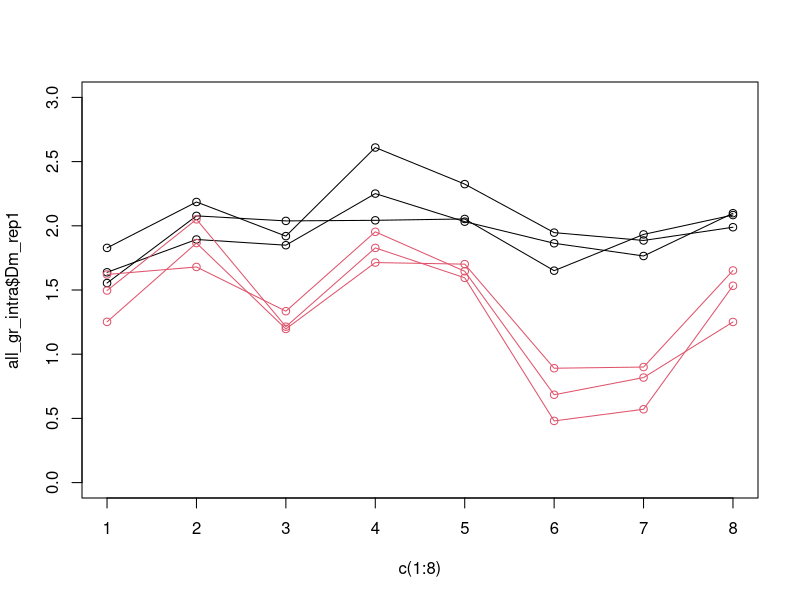
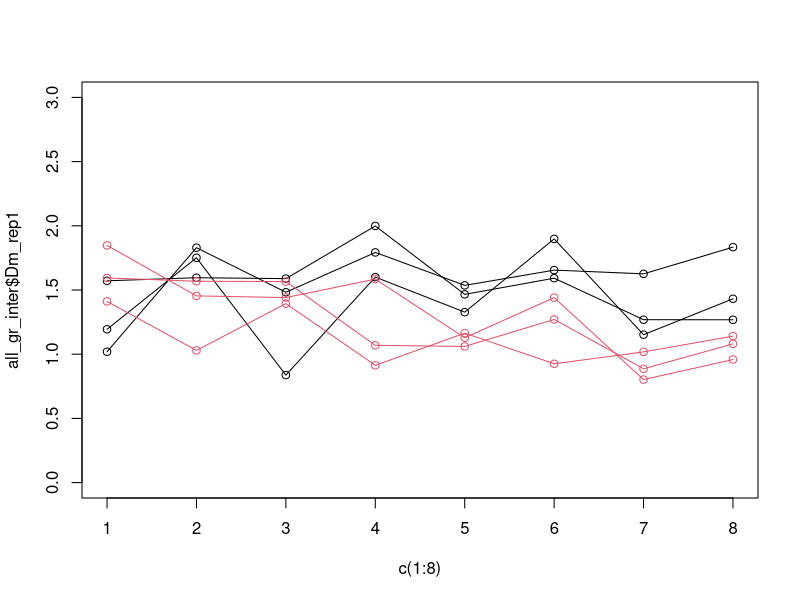

These figures' R source, in order:
#############################Grazing rate simulation#############################

## Set the random seed ##
set.seed(43)

## constants ##
rep <- 3

## Parameter

#Species / Ancestral clones
g1 <- 1.5 # Fixed grazing rate, D. pulex
g2 <- 1.7 # Fixed grazing rate, D. magna 
vg1 <- 0.2 # Fixed variance in grazing rate, D. pulex 
vg2 <- 0.2 # Fixed variance in grazing rate, D. magna 

#Mesocosm
a1 <- 0.15 # change in mean grazing rate, intraspecific mesocosm, Dp 
a2 <- 0.2 # change in mean grazing rate, intraspecific mesocosm, Dm
va1 <- 0.1 # intraclonal grazing variance, intraspecific mesocosm, Dp
va2 <- 0.1 # intraclonal grazing variance, intraspecific mesocosm, Dm

b1 <- -0.15 # change in mean grazing rate, interspecific mesocosm, Dp
b2 <- -0.2 # change in mean grazing rate, interspecific mesocosm, Dm
vb1 <- 0.1 # intraclonal grazing variance, interspecific mesocosm, Dp
vb2 <- 0.1 # intraclonal grazing variance, interspecific mesocosm, Dm

#Setup
c1 <- -0.2 #change in mean grazing rate, intraclonal setup, Dp 
c2 <- -0.2 #change in mean grazing rate, intraclonal setup, Dm

d1 <- -0.1 #change in mean grazing rate, intraspec setup, Dp
d2 <- -0.1 #change in mean grazing rate, intraspec setup, Dm

e1 <- -0.5 #change in mean grazing rate, interspec setup, Dp
e2 <- -0.02 #change in mean grazing rate, interspec setup, Dm

#clonal variation
vf1= 0.2 #clonal variance Dp
vf2= 0.2 #clonal variance Dm

#binaries
# Spec= 0 (Dp)/ 1 (Dm)
# Meso = 0 (intra), 1 (inter)
# Setup = 0 (alone), 1 (intraC), 2 (intraS), 3 (interS)


## Model function
g_gen <- function(rep,g1,g2,vg1,vg2,a1,a2,va1,va2,b1,b2,vb1,vb2,c1,c2,d1,d2,e1,e2,vf1,vf2,Spec,Meso,Setup){
  
  Sp = rnorm(1,(g1*(1-Spec) + g2*Spec),(vg1*(1-Spec) + vg2*Spec))
  
  M = rnorm(1, (Sp+ ((a1*(1-Spec)+a2*(Spec))*(1-Meso) + (b1*(1-Spec)+b2*(Spec))*(Meso)))
            ,((va1*(1-Spec)+va2*(Spec))*(1-Meso) + (vb1*(1-Spec)+vb2*(Spec))*(Meso)))
  
  if (Setup == 0){
    S= rnorm(3, M, (vf1*(1-Spec)+vf2*(Spec)))
  
  } else if (Setup == 1) {
    S = rnorm(3, M + (c1*(1-Spec)+c2*(Spec)), (vf1*(1-Spec)+vf2*(Spec)))
  
  } else if (Setup == 2) {
    S = rnorm(3, M + (d1*(1-Spec)+d2*(Spec)), (vf1*(1-Spec)+vf2*(Spec)))
    
  } else if (Setup == 3) {
    S = rnorm(3, M + (e1*(1-Spec)+e2*(Spec)), (vf1*(1-Spec)+vf2*(Spec)))  }
}   

#Test=g_gen(rep,g1,g2,vg1,vg2,a1,a2,va1,va2,b1,b2,vb1,vb2,c1,c2,d1,d2,e1,e2,vf1,vf2,Spec,Meso,Setup)


##grazing rate sim function##
g_sim <- function(focal_species,Meso,treatment){
  # Generates a grazing rate value given the treatment of the grazing rate experiment and the species of the focal clone
  if(focal_species=="Dp"){
    Spec <- 0
    if(treatment=="A"){
      Setup <- 0
    } else if(treatment=="B"){
      Setup <- 1
    } else if(treatment == "C" | treatment == "D" | treatment == "E"){
      Setup <- 2
    } else if(treatment == "F" | treatment == "G" | treatment == "H"){
      Setup <- 3
    }
  }
  else if (focal_species=="Dm"){
    Spec <- 1
    if(treatment=="A"){
      Setup <- 0
    } else if(treatment=="B"){
      Setup <- 1
    } else if(treatment == "C" | treatment == "D" | treatment == "E"){
      Setup <- 3
    } else if(treatment == "F" | treatment == "G" | treatment == "H"){
      Setup <- 2
    }
  }
  g_gen(rep,g1,g2,vg1,vg2,a1,a2,va1,va2,b1,b2,vb1,vb2,c1,c2,d1,d2,e1,e2,vf1,vf2,Spec=Spec,Meso=Meso,Setup=Setup)
}


#############################testing#############################
treatments=c(LETTERS[1:8])
all_gr_intra=data.frame()
all_gr_inter=data.frame()

for(i in 1:8){
  all_gr_intra[i,1:3]=g_sim(focal_species="Dm",Meso=0,treatment=treatments[i])
  all_gr_intra[i,4:6]=g_sim(focal_species="Dp",Meso=0,treatment=treatments[i])
}

for(i in 1:8){
  all_gr_inter[i,1:3]=g_sim(focal_species="Dm",Meso=1,treatment=treatments[i])
  all_gr_inter[i,4:6]=g_sim(focal_species="Dp",Meso=1,treatment=treatments[i])
}

colnames(all_gr_intra) <- c('Dm_rep1','Dm_rep2','Dm_rep3','Dp_rep1','Dp_rep2','Dp_rep3') 
colnames(all_gr_inter) <- c('Dm_rep1','Dm_rep2','Dm_rep3','Dp_rep1','Dp_rep2','Dp_rep3') 


plot(c(1:8), all_gr_intra$Dm_rep1, type = "o", col = 1, ylim = c(0, 3))
lines(c(1:8), all_gr_intra$Dm_rep2, type = "o", col = 1, ylim = c(0, 3)) 
lines(c(1:8), all_gr_intra$Dm_rep3, type = "o", col = 1, ylim = c(0, 3)) 
lines(c(1:8), all_gr_intra$Dp_rep1, type = "o", col = 2, ylim = c(0, 3)) 
lines(c(1:8), all_gr_intra$Dp_rep2, type = "o", col = 2, ylim = c(0, 3)) 
lines(c(1:8), all_gr_intra$Dp_rep3, type = "o", col = 2, ylim = c(0, 3)) 

plot(c(1:8), all_gr_inter$Dm_rep1, type = "o", col = 1, ylim = c(0, 3))
lines(c(1:8), all_gr_inter$Dm_rep2, type = "o", col = 1, ylim = c(0, 3)) 
lines(c(1:8), all_gr_inter$Dm_rep3, type = "o", col = 1, ylim = c(0, 3)) 
lines(c(1:8), all_gr_inter$Dp_rep1, type = "o", col = 2, ylim = c(0, 3)) 
lines(c(1:8), all_gr_inter$Dp_rep2, type = "o", col = 2, ylim = c(0, 3)) 
lines(c(1:8), all_gr_inter$Dp_rep3, type = "o", col = 2, ylim = c(0, 3)) 
     